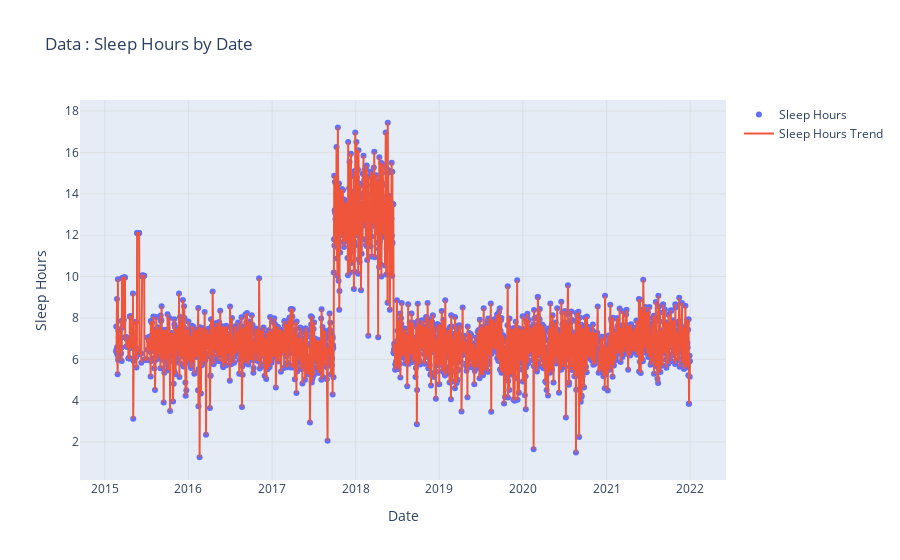

Here is the notebook cell this chart was saved with:
### Markdown cell above
# Data

### Code cell
import plotly.graph_objects as go

# Creating the scatter plot
fig = go.Figure()

# Adding scatter trace
fig.add_trace(go.Scatter(x=merged_df['date'], y=merged_df['sleep_hours'], mode='markers', name='Sleep Hours'))

# Adding line trace
fig.add_trace(go.Scatter(x=merged_df['date'], y=merged_df['sleep_hours'], mode='lines', name='Sleep Hours Trend'))

# Customizing the axes labels
fig.update_layout(xaxis_title='Date', yaxis_title='Sleep Hours')

# Customizing the grid lines
fig.update_layout(xaxis=dict(showgrid=True, gridwidth=0.5, gridcolor='lightgray'),
                  yaxis=dict(showgrid=True, gridwidth=0.5, gridcolor='lightgray'))

# Setting the title
fig.update_layout(title='Data : Sleep Hours by Date')

# Displaying the plot
fig.show()

### Figure 1 — Plotly figure (JSON) as saved in the notebook; plotly's stock layout.template omitted (floating-point values rounded to 4 significant figures; data arrays with more than 128 entries replaced by an {"elided": "..."} marker saying what was removed)
{"data": [{"mode": "markers", "name": "Sleep Hours", "type": "scatter", "x": {"elided": "2508 str values"}, "y": {"elided": "2508 float values"}}, {"mode": "lines", "name": "Sleep Hours Trend", "type": "scatter", "x": {"elided": "2508 str values"}, "y": {"elided": "2508 float values"}}], "layout": {"title": {"text": "Data : Sleep Hours by Date"}, "xaxis": {"gridcolor": "lightgray", "gridwidth": 0.5, "showgrid": true, "title": {"text": "Date"}}, "yaxis": {"gridcolor": "lightgray", "gridwidth": 0.5, "showgrid": true, "title": {"text": "Sleep Hours"}}}}
